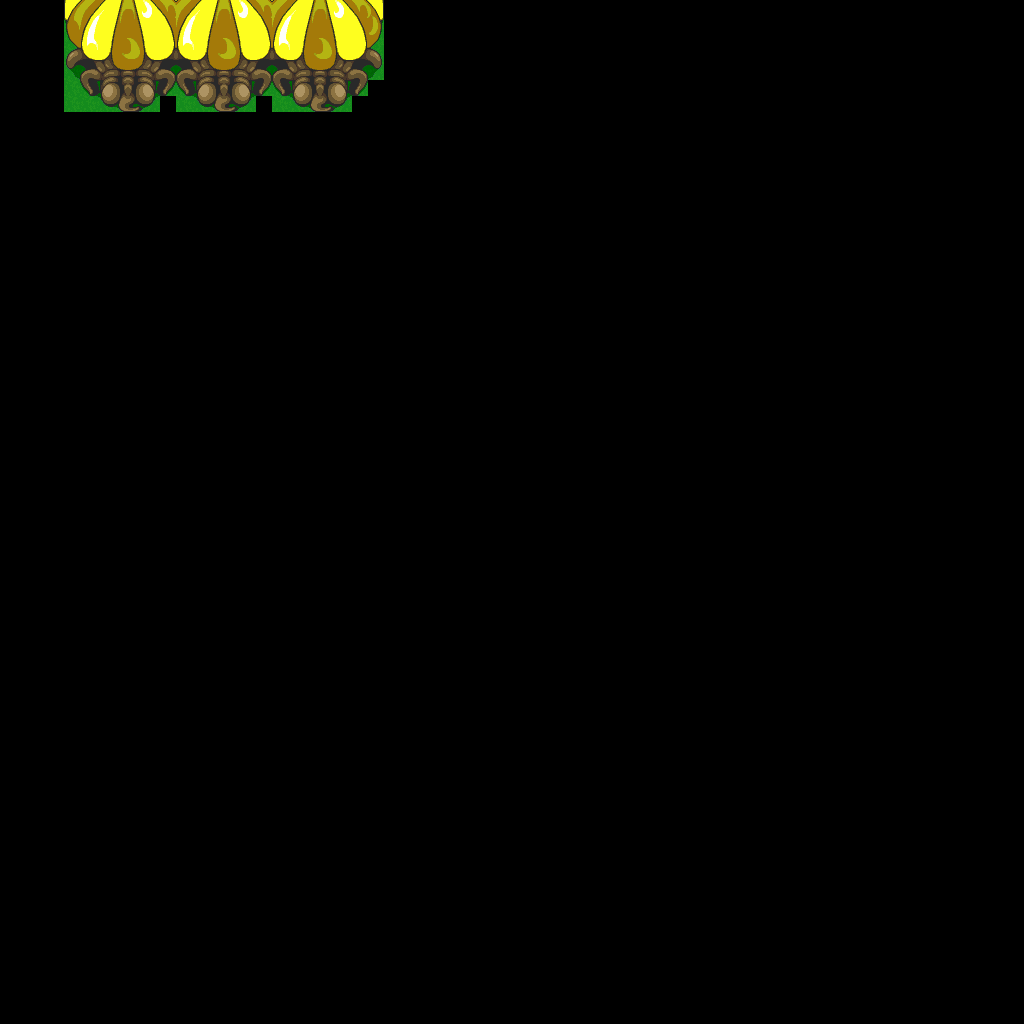

This game map was drawn from its Tiled (.tmx) file and the tilesets committed beside it. A one-line description and the trimmed map source follow:
An orthogonal 64x64 tile map with 16x16 px tiles, 1 tile layer (base), 1 hidden layer not drawn.

<map version="1.10" tiledversion="1.12.1" orientation="orthogonal" renderorder="right-down" width="64" height="64" tilewidth="16" tileheight="16" infinite="0" nextlayerid="3" nextobjectid="1">
 <tileset firstgid="1" source="../classiciphone_pics4.tsx" />
 <layer id="1" name="base" width="64" height="64">
  <data>[4096 cells, 135 non-empty, 51 distinct tile ids]</data>
 </layer>
 <layer id="2" name="collision" width="64" height="64" visible="0">
  <properties><property name="collision" value="true" /></properties>
  <data>[4096 cells, 120 non-empty, 1 distinct tile ids]</data>
 </layer>
</map>
